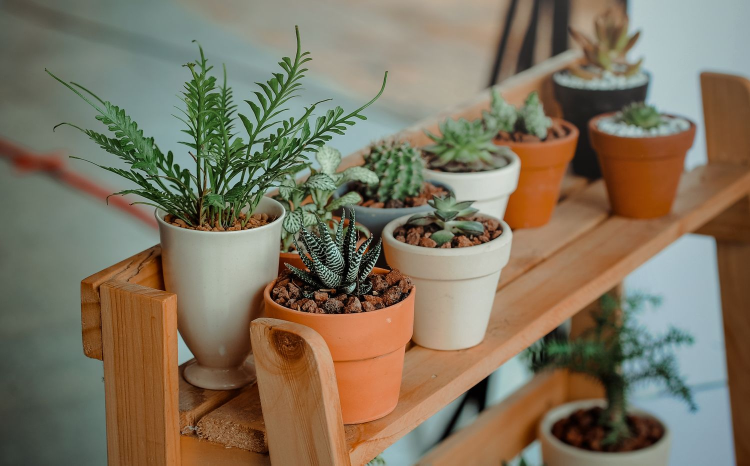
#> input picture assets/images/cactus-detalle.jpg, 1500 x 931 px, given in place of logo.jpeg, which was not available (shown at 1/2 size)
$ python share_images.py
#> lines starting #> are read from the running program, lines starting #| are printed output that depends on the picture; after the words box and inside, x2 and y2 are one past the last pixel; in counts of white or black regions, pixels touching at a corner belong together; pictures that were not available may be replaced by others from this repository, and a replacement may not be noted
# -*- coding: utf-8 -*-
"""Genera las imágenes de vista previa (1200x630) que muestran WhatsApp, Facebook, etc.
al compartir un enlace, y los iconos del sitio.
Uso:  python tools/share_images.py
"""
import os
from PIL import Image, ImageDraw, ImageFont, ImageOps, ImageFilter

ROOT = os.path.dirname(os.path.dirname(os.path.abspath(__file__)))
os.chdir(ROOT)
F = 'tools/fonts/'
OUT = 'assets/images/compartir'
os.makedirs(OUT, exist_ok=True)

CREAM = (248, 243, 234)
FOREST = (29, 58, 47)
ROSE = (163, 90, 105)
GOLD = (180, 140, 85)
SOFT = (86, 103, 93)

def font(name, size):
    return ImageFont.truetype(F + name, size)

# página -> (imagen de fondo, antetítulo, título, subtítulo)
SHARE = {
    'index': ('cabeceras/inicio', 'Vélez-Málaga', 'Flores con alma', 'Ramos, novias, eventos y plantas para decir lo que sientes.'),
    'ramos': ('cabeceras/ramos', 'Colección', 'Ramos', 'Un gesto muy tuyo, flor a flor.'),
    'orquideas': ('cabeceras/orquideas', 'Colección', 'Orquídeas', 'Una presencia delicada para disfrutar despacio.'),
    'rosas': ('cabeceras/rosas', 'Colección', 'Rosas', 'Cada rosa tiene su propia manera de emocionar.'),
    'variedad-de-flores': ('cabeceras/variedad', 'Colección', 'Variedad de flores', 'Cuando las flores se mezclan, nace algo único.'),
    'fechas-especiales': ('cabeceras/fechas', 'Colección', 'Fechas especiales', 'Hay fechas que merecen florecer.'),
    'macetas': ('cabeceras/macetas', 'Colección', 'Macetas', 'Una planta es un regalo que sigue creciendo.'),
    'cactus-y-plantas': ('cabeceras/cactus', 'Colección', 'Cactus y plantas', 'Pequeños, resistentes y llenos de carácter.'),
    'rosas-eternas': ('cabeceras/rosas-eternas', 'Colección', 'Rosas eternas', 'Una rosa que guarda el momento para siempre.'),
    'packs-de-regalo': ('cabeceras/packs', 'Colección', 'Packs de regalo', 'Un regalo pensado de principio a fin.'),
    'bodas': ('cabeceras/bodas', 'Especialidad', 'Ramos de novia y bodas', 'Arreglos que capturan la esencia de vuestro amor.'),
    'eventos': ('cabeceras/eventos', 'Especialidad', 'Eventos corporativos y sociales', 'Elegancia y sofisticación para cualquier evento.'),
    'galeria': ('cabeceras/galeria', 'Inspiración', 'Galería de trabajos', 'Ramos, bodas, eventos, plantas y regalos.'),
    'sobre-nosotros': ('../../471170567_605242295371037_7502117801894070333_n', 'Conócenos', 'Un paraíso de colores', 'Floristería y artesanía en Vélez-Málaga.'),
}

def load(path):
    for ext in ('.webp', '.jpg', '.png', '.jpeg'):
        p = 'assets/images/' + path + ext
        if os.path.exists(p):
            return Image.open(p).convert('RGB')
    raise FileNotFoundError(path)

def wrap(draw, text, fnt, max_w):
    words, lines, cur = text.split(), [], ''
    for w in words:
        t = (cur + ' ' + w).strip()
        if draw.textlength(t, font=fnt) <= max_w:
            cur = t
        else:
            lines.append(cur); cur = w
    lines.append(cur)
    return lines

def arch_mask(w, h, r_bottom=26):
    m = Image.new('L', (w * 2, h * 2), 0)
    d = ImageDraw.Draw(m)
    W, H, R = w * 2, h * 2, w  # semicírculo superior
    d.ellipse([0, 0, W, 2 * R], fill=255)
    d.rounded_rectangle([0, R, W, H], radius=r_bottom * 2, fill=255)
    d.rectangle([0, R, W, H - r_bottom * 2], fill=255)
    return m.resize((w, h), Image.LANCZOS)

logo = Image.open('logo.jpeg').convert('RGB')
#> logo is the input picture: PIL image 1500x931 RGB; mean R, G, B 127.1, 116, 95.1
lw = 118
logo_c = ImageOps.fit(logo, (lw * 2, lw * 2), Image.LANCZOS)
lm = Image.new('L', (lw * 2, lw * 2), 0); ImageDraw.Draw(lm).ellipse([0, 0, lw * 2 - 1, lw * 2 - 1], fill=255)
#> after `lm = Image.new('L', (lw * 2, lw * 2), 0)`: lm: PIL image 236x236 L; every value is 0
#> after `ImageDraw.Draw(lm).ellipse([0, 0, lw * 2 - 1, lw * 2 - 1], fill=255)`:
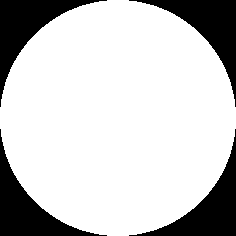
#> lm: PIL image 236x236 L; 78.5% white; 4 black regions, box (x1, y1, x2, y2) and area: (0, 0, 107, 107) 2993, (129, 0, 236, 107) 2993, (0, 129, 107, 236) 2993, (129, 129, 236, 236) 2993
logo_c.putalpha(lm); logo_c = logo_c.resize((lw, lw), Image.LANCZOS)
#> after `logo_c = logo_c.resize((lw, lw), Image.LANCZOS)`:
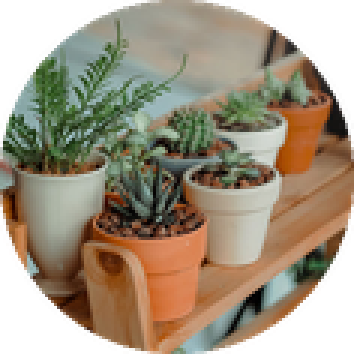
#> logo_c: PIL image 118x118 RGBA (shown 3 times larger); mean R, G, B, A 111.7, 98.6, 77.9, 200.2; transparent parts drawn white
orn = Image.open('assets/images/adornos/esquina-inf.webp').convert('RGBA')
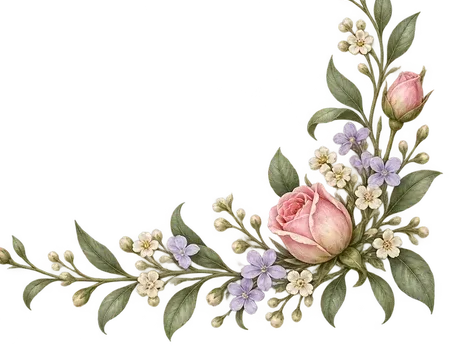
#> input picture assets/images/adornos/esquina-inf.webp, 450 x 346 px
#> orn is the input picture: PIL image 450x346 RGBA; mean R, G, B, A 76.3, 71.5, 55.5, 65

for key, (bg, eyebrow, title, sub) in SHARE.items():
    W, H = 1200, 630
    img = Image.new('RGB', (W, H), CREAM)
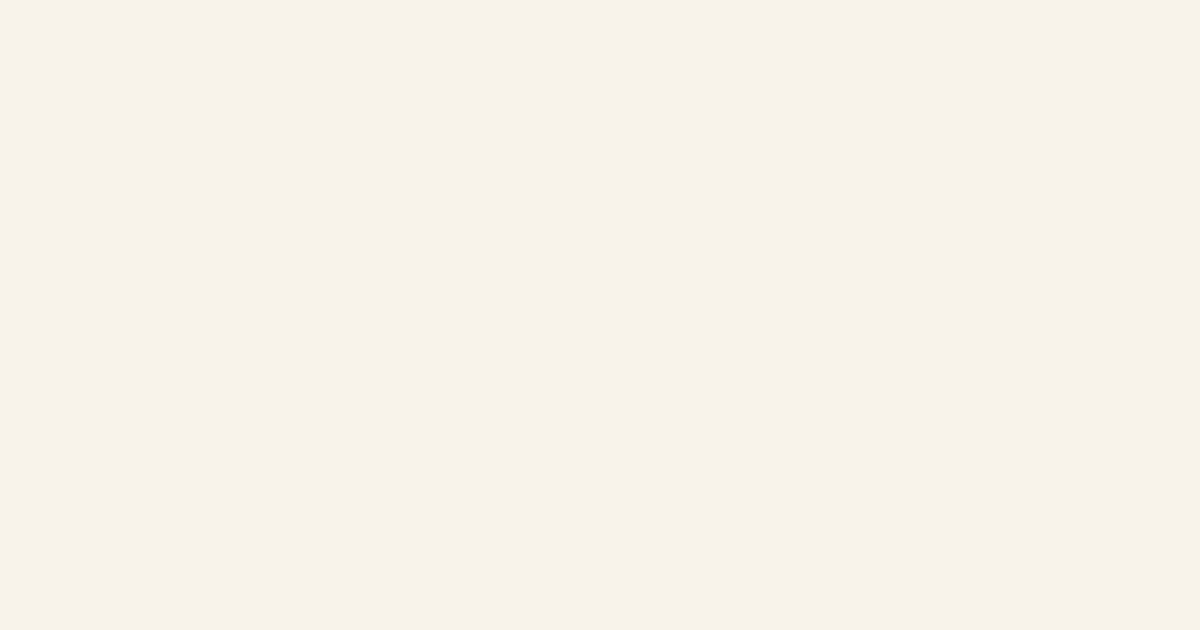
#> img: PIL image 1200x630 RGB; mean R, G, B 248, 243, 234
    # halo rosado suave
    halo = Image.new('RGBA', (W, H), (0, 0, 0, 0))
#> halo: PIL image 1200x630 RGBA; every value is 0
    ImageDraw.Draw(halo).ellipse([700, -250, 1500, 550], fill=(244, 214, 218, 150))
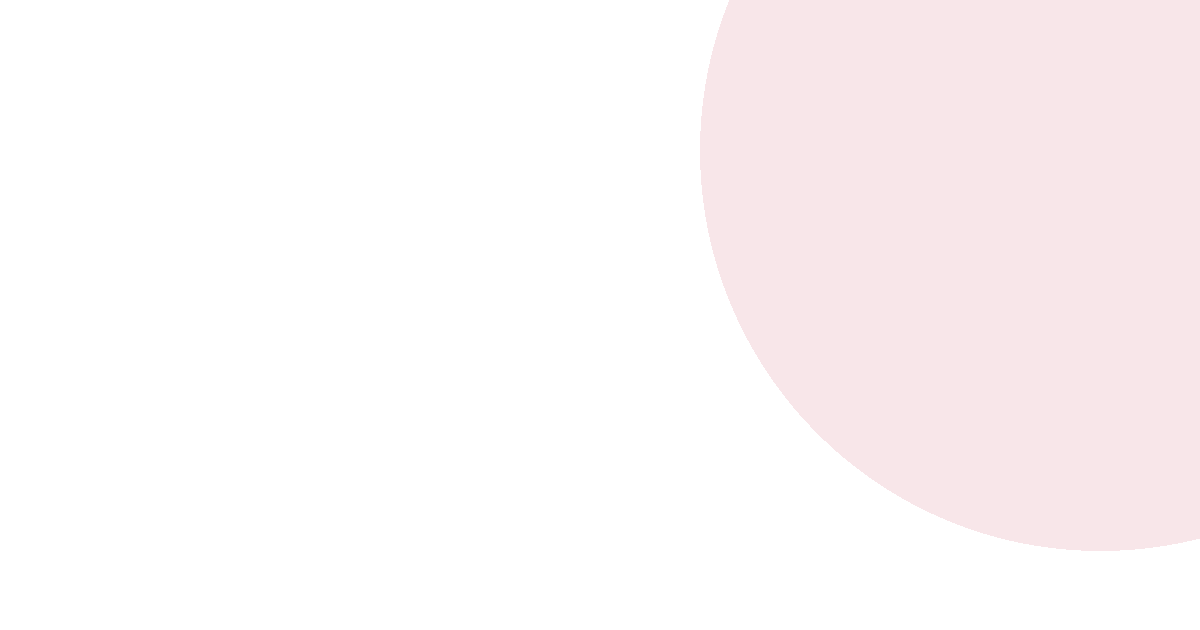
#> halo: PIL image 1200x630 RGBA; mean R, G, B, A 77.2, 67.7, 69, 47.5; transparent parts drawn white
    halo = halo.filter(ImageFilter.GaussianBlur(90))
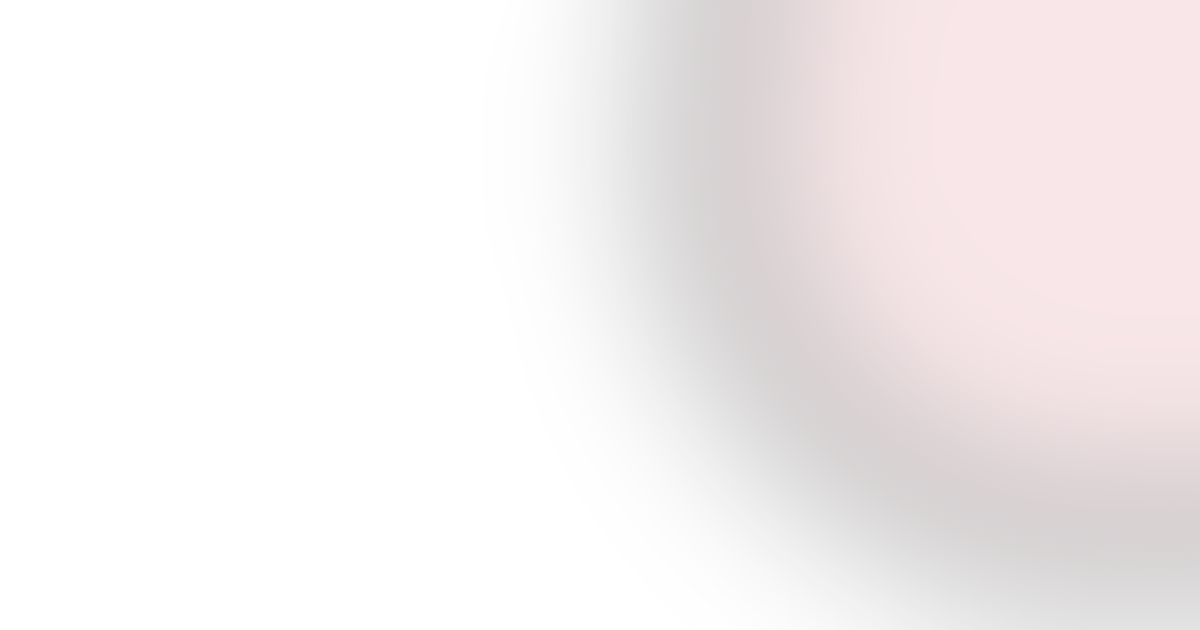
#> halo: PIL image 1200x630 RGBA; mean R, G, B, A 76.5, 67.1, 68.3, 47; transparent parts drawn white
    img.paste(halo, (0, 0), halo)
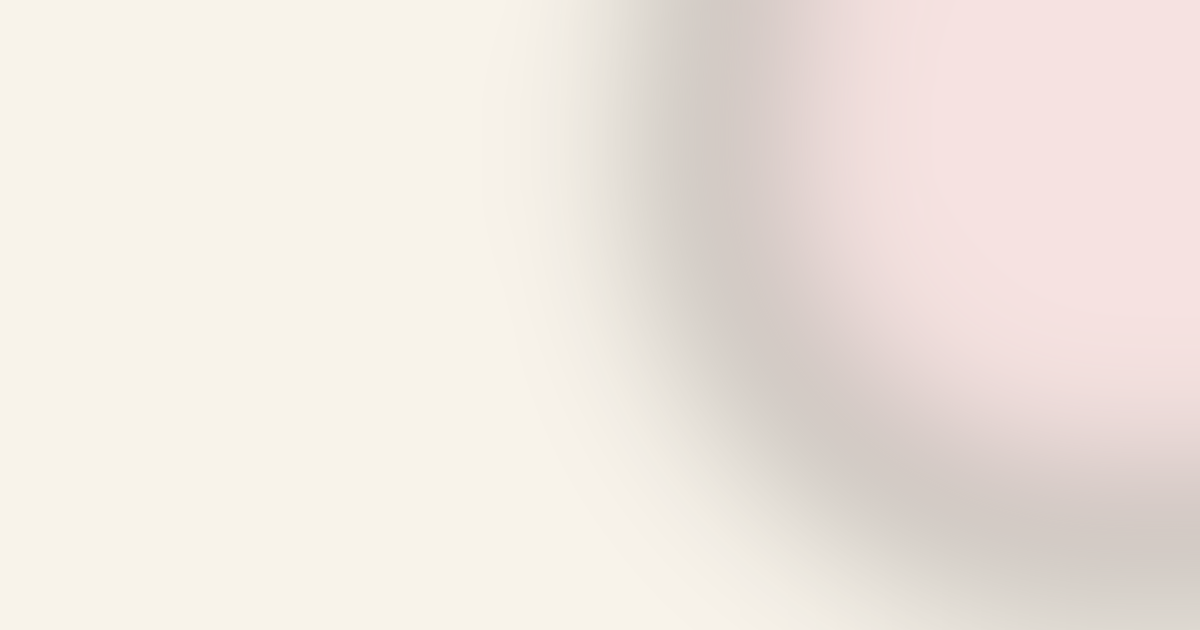
#> img: PIL image 1200x630 RGB; mean R, G, B 239.2, 230.5, 223.8
    d = ImageDraw.Draw(img)

    # foto en arco a la derecha
    aw, ah = 420, 560
    ax, ay = W - aw - 70, H - ah - 35
    photo = ImageOps.fit(load(bg), (aw, ah), Image.LANCZOS, centering=(0.5, 0.45))
#> (the run stopped early here; a loop or call above may not have finished)
